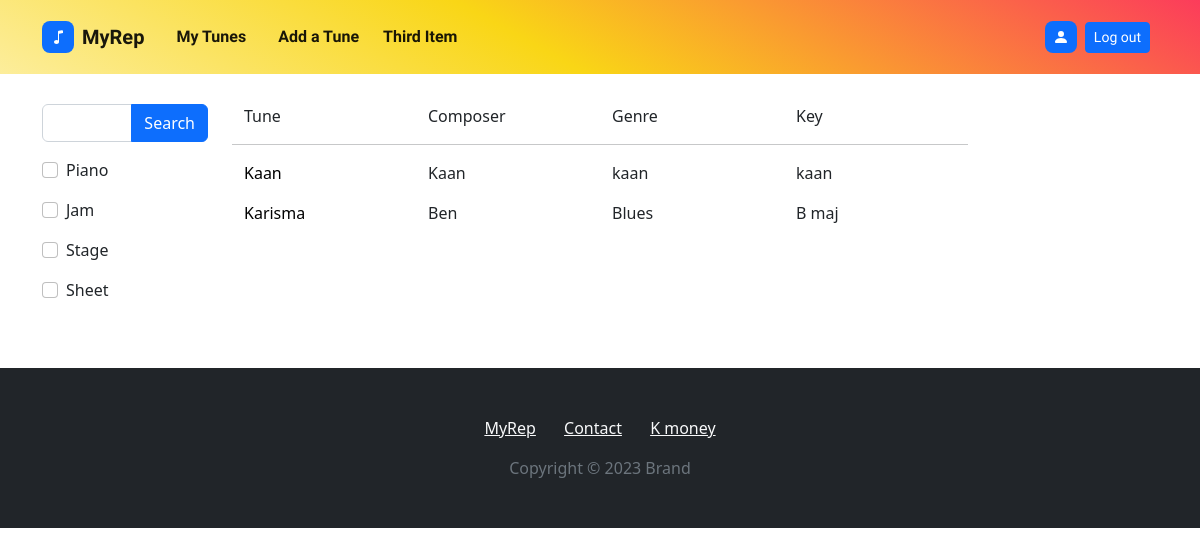
Screenshot of /tunes/6/ (signed in) with the database file from the repository.
### tunes/models.py (models this page shows, shortened)
class UserTune(models.Model):
    user = models.ForeignKey(settings.AUTH_USER_MODEL, on_delete=models.CASCADE)
    tune = models.ForeignKey(Tune, on_delete=models.CASCADE)
    notes = models.TextField(max_length=400,null=True,blank=True)
    playonpiano = models.BooleanField(default=False)
    playonjamsession = models.BooleanField(default=False)
    playonstage = models.BooleanField(default=False)
    havesheet = models.BooleanField(default=False)
    sheet = models.FileField(upload_to= tunes_user_directory_path , blank=True, null=True, validators=[validate_file_extension])
    updated = models.DateField(auto_now=True)
    created = models.DateField(auto_now_add=True)
    public = models.BooleanField(default=False)
    objects = UserTuneManager()

class Tune(models.Model):
    KEY_CHOICHES = (
        ('C maj','C maj'), ('G maj','G maj'), ('D maj','D maj'), ('A maj','A maj'), ('E maj','E maj'), ('F maj','F maj'),
        ('B maj','B maj'), ('Cb maj','Cb maj'), ('Gb maj','Gb maj'), ('F# maj','F# maj'), ('Db maj','Db maj'),
        ('C# maj','C# maj'), ('Ab maj','Ab maj'), ('Eb maj','Eb maj'), ('Bb maj','Bb maj')
    )
    name = models.CharField(max_length=100)
    composer = models.CharField(max_length=100, null=True, blank=True)
    key = models.CharField(max_length=15, null=True, blank=True, choices=KEY_CHOICHES)
    genre = models.CharField(max_length=100, null=True, blank=True)

### tunes/views.py (the view)
# urls.py: path('tunes/<int:pk>/', usertune_list_view, name='tunes-list-view'),
@login_required
def usertune_list_view(request, pk):
    User = get_user_model()
    user = User.objects.get(id=pk)
    query = request.GET.get('q')
    piano = request.GET.get('playonpiano')
    jam = request.GET.get('playonjamsession')
    stage = request.GET.get('playonstage')
    sheet = request.GET.get('havesheet')
    qs = UserTune.objects.all().filter(user=user)
    if query is not None:
        qs = UserTune.objects.search(query=query).filter(user=user)
    if piano == 'on':
        qs = qs.filter(playonpiano=True)
    if jam == 'on':
        qs = qs.filter(playonjamsession=True)
    if stage == 'on':
        qs = qs.filter(playonstage=True)
    if sheet == 'on':
        qs = qs.filter(havesheet=True)
    search_form = UserTuneSearchForm()
    hx_url = f'/hx/tunes/{pk}'
    context = {
        'qs' : qs,
        'search_form' : search_form,
        'hx_url': hx_url
    }
    if user != request.user:
        return redirect('home-view')
    return render(request, 'pages/tune_list.html', context)

### tunes/forms.py
class UserTuneSearchForm(forms.ModelForm):
    q = forms.CharField(max_length=100, label='', required=False)
    class Meta:
        model = UserTune
        fields = ('playonpiano', 'playonjamsession', 'playonstage', 'havesheet')
        labels = {
        "playonpiano": "Piano",
        'playonjamsession': 'Jam',
        'playonstage': 'Stage',
        'havesheet': 'Sheet'
    }
    def __init__(self, *args, **kwargs):
        super().__init__(*args, **kwargs)
        self.helper = FormHelper()
        self.helper.form_tag = False
        self.helper.disable_csrf = True
        self.helper.layout = Layout(
                FieldWithButtons(
                    Field('q',), Submit('', 'Search')),
                'playonpiano',
                'playonjamsession',
                'playonstage',
                'havesheet'
        )

### accounts/models.py (called while the page is built)
    @property
    def is_active(self):
        return self.active

### templates/pages/tune_list.html (shortened to what this page needs)
{% extends 'main/main.html' %}
{% block content %}
<head>
</head>
<div class="container">
    <div class="row">
        <div class="col">
            <p>Tune</p>
        </div>
        <div class="col">
            <p class="text-start">Composer</p>
        </div>
        <div class="col">
            <p class="text-start">Genre</p>
        </div>
        <div class="col">
            <p class="text-start">Key</p>
        </div>
        <hr>
    </div>
</div>
<div id='search-results'>
    {% for usertune in qs %}
    <div class="container">
        <div class="row">
            <div class="col">
                <p><a class='line' href={% url 'tunes-detail-view' usertune.user.id usertune.id %}>{{usertune.tune.name|title}}</a></p>
            </div>
            <div class="col">
                <p class="text-start">{{usertune.tune.composer|title}}</p>
            </div>
            <div class="col">
                <p class="text-start">{{usertune.tune.genre}}</p>
            </div>
            <div class="col">
                <p class="text-start">{{usertune.tune.key}}</p>
            </div>
        </div>
    </div>
    {% endfor %}
</div>
{% endblock content %}

### templates/pages/tune_list.html (style rules this page uses)
.line { text-decoration:none; color: #010001; }

### rows the page displays
UserTune: tune.name "Kaan", tune.composer "Kaan", tune.genre "kaan", tune.key "kaan"
UserTune: tune.name "Karisma", tune.composer "Ben", tune.genre "Blues", tune.key "B maj"
